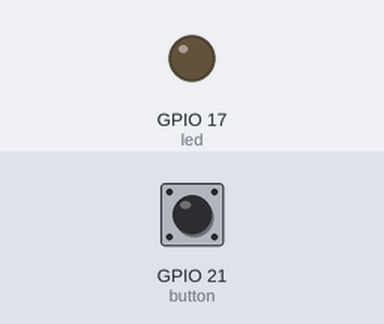
The program below on a simulated Raspberry Pi (BCM pin numbers). Shown: output pins drawn as LEDs (lit = HIGH). The test bench sets the inputs (shaded band); at power-on: GPIO 21 (button) HIGH.

Above: at 1.2 s.
1.3 s: GPIO 21 (button) pulled LOW for 0.15 s
At 2.5 s:
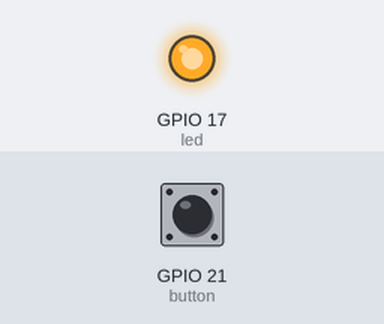
2.9 s: GPIO 21 (button) pulled LOW for 1 s
At 4.0 s:
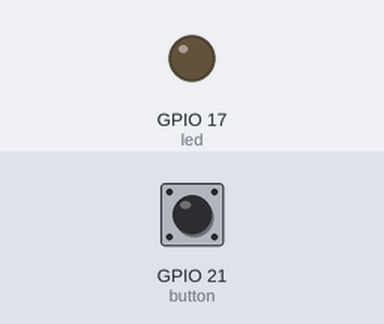
5.4 s: GPIO 21 (button) pulled LOW for 3.2 s
At 5.9 s:
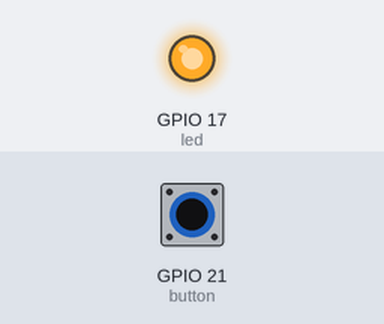
Timing chart, 0 to 8.4 s (numbered marks = the images above; inputs shaded):
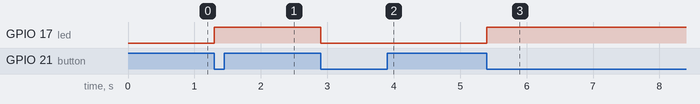

The program:

button_led.py
```python
#!/usr/bin/env python3

from gpiozero import LED, Button
from signal import pause
import time

led = LED(17)   # GPIO Number
button = Button(21)

while True:
    button.wait_for_press()
    led.on()
    button.wait_for_release()

    button.wait_for_press()
    led.off()
    button.wait_for_release()
```

Measured:
- after the input at 1.3 s, GPIO 17 (led): LOW → HIGH at once
- after the input at 2.9 s, GPIO 17 (led): HIGH → LOW at once
- after the input at 5.4 s, GPIO 17 (led): LOW → HIGH at once
